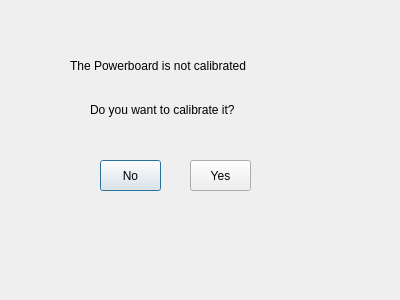
<?xml version="1.0" encoding="UTF-8"?>
<ui version="4.0">
 <class>checkpbconfig</class>
 <widget class="QDialog" name="checkpbconfig">
  <property name="geometry">
   <rect>
    <x>0</x>
    <y>0</y>
    <width>400</width>
    <height>300</height>
   </rect>
  </property>
  <property name="windowTitle">
   <string>Dialog</string>
  </property>
  <widget class="QLabel" name="label">
   <property name="geometry">
    <rect>
     <x>70</x>
     <y>40</y>
     <width>231</width>
     <height>51</height>
    </rect>
   </property>
   <property name="text">
    <string>The Powerboard is not calibrated  </string>
   </property>
  </widget>
  <widget class="QLabel" name="label_2">
   <property name="geometry">
    <rect>
     <x>90</x>
     <y>100</y>
     <width>191</width>
     <height>20</height>
    </rect>
   </property>
   <property name="text">
    <string>Do you want to calibrate it?</string>
   </property>
  </widget>
  <widget class="QPushButton" name="no">
   <property name="geometry">
    <rect>
     <x>100</x>
     <y>160</y>
     <width>61</width>
     <height>31</height>
    </rect>
   </property>
   <property name="text">
    <string>No</string>
   </property>
  </widget>
  <widget class="QPushButton" name="yes">
   <property name="geometry">
    <rect>
     <x>190</x>
     <y>160</y>
     <width>61</width>
     <height>31</height>
    </rect>
   </property>
   <property name="text">
    <string>Yes</string>
   </property>
  </widget>
 </widget>
 <resources/>
 <connections/>
</ui>
